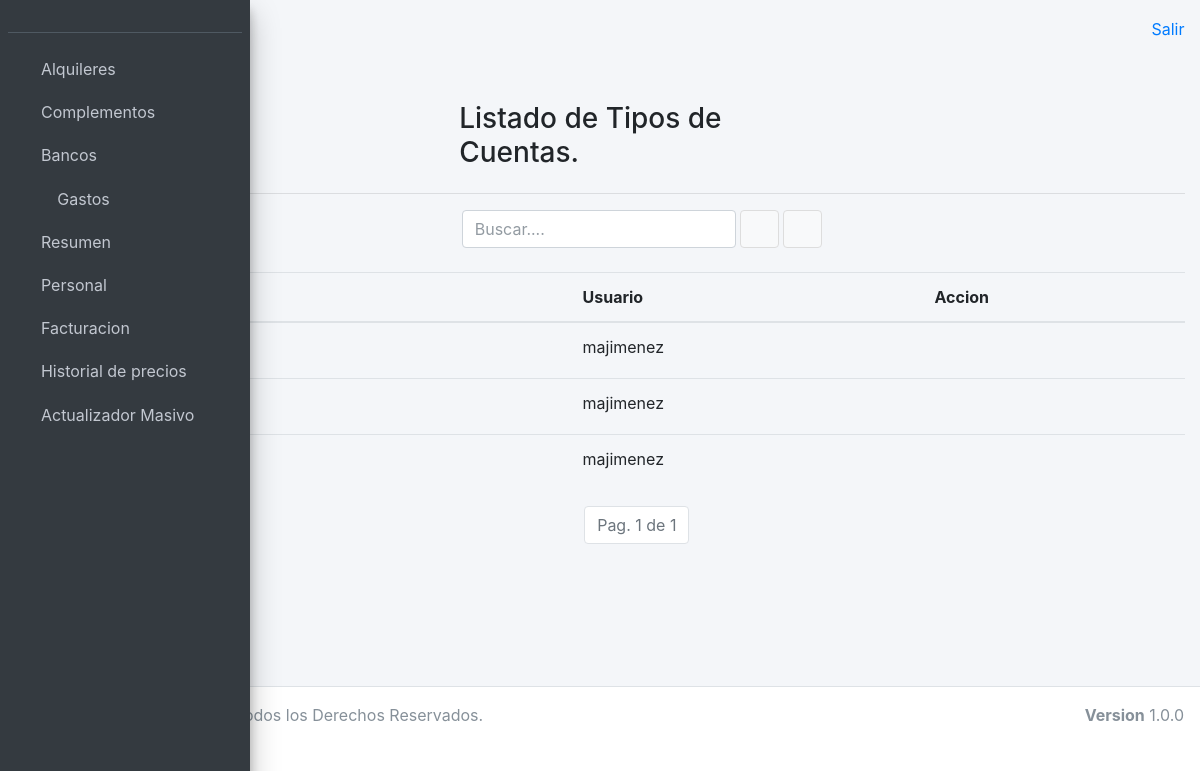
The app's page /pagos/tiposcuentasbancarias/listado/ with its own data.
### pagos/models.py (models this page shows, shortened)
class TipoCuenta(models.Model):
    descripcion = models.CharField(
        max_length=200, unique=True, null=True, blank=True)
    usuario = models.ForeignKey(UserAdm, on_delete=models.CASCADE)
    class Meta:
        verbose_name_plural = "Tipos de Cuenta"

### usuariosadm/models.py (models this page shows)
class UserAdm(AbstractUser):
    observacion = models.TextField(max_length=500, blank=True)

### pagos/views.py (the view)
# urls.py: path('tiposcuentasbancarias/listado/', listadotipocuentabancaria, name='listadotipocuentabancaria'),
def listadotipocuentabancaria(request):
    if "txtBuscar" in request.GET:
        parametro = request.GET.get('txtBuscar')
        tiposcuentasbancarias = TipoCuenta.objects.filter(descripcion__contains=parametro)
    else:
        tiposcuentasbancarias = TipoCuenta.objects.all()
    paginador = Paginator(tiposcuentasbancarias, 20)
    if "page" in request.GET:
        page = request.GET.get('page')
    else:
        page = 1
    resultados = paginador.get_page(page)
    return render(
        request,
        'pagos/tipocuenta_list.html',
        {
            'resultados': resultados
        })

### templates/pagos/tipocuenta_list.html (shortened to what this page needs)
{% extends 'base.html' %}
{% block content %}
    <div class="container">
        <br>
        <div class="row">
            <div class="col-sm-4"></div>
            <div class="col-sm-4">
                <h3> Listado de Tipos de Cuentas. </h3>
            </div>
            <div class="col-sm-4"></div>
        </div>
        <hr>
        <form action="/pagos/tiposcuentasbancarias/listado" method="GET">
            <div class="form-inline">
                <div class="col-8">
                    <input class="form-control" id="txtBuscar" name="txtBuscar" placeholder="Buscar....">
                    <button type="submit" class="btn btn-default" title="Buscar!">
                        <i class="fas fa-search"></i>
                    </button>
                    <button type="button" class="btn btn-default" title="Nuevo Paciente!" onclick="location.href='/pagos/tiposcuentasbancarias/nuevo/'">
                        <i class="fas fa-plus"></i>
                    </button>
                </div>
            </div>
            <br>
            <table class="table table-hover">
                <thead>
                    <tr>
                        <th>Descripcion</th>
                        <th>Usuario</th>
                        <th>Accion</th>
                    </tr>
                </thead>
                <tbody>
                    {% for resultado in resultados %}
                    <tr>
                        <td>{{resultado.descripcion.upper }}</td>
                        <td>{{resultado.usuario}} </td>
                        <td>
                            <button type="button" class="btn btn-link btn-sm" onclick="location.href='/pagos/tiposcuentasbancarias/editar/' + {{ resultado.pk }}">
                                <i class="fas fa-pencil-alt"></i>
                            </button>
                        </td>
                    </tr>
                    {% endfor %}
                </tbody>
            </table>
            <nav aria-label="Page navigation">
                <ul class="pagination justify-content-center">
                    <li class="page-item disabled">
                        <a class="page-link">
                            Pag. {{ resultados.number }} de {{ resultados.paginator.num_pages }}
                        </a>
                    </li>
                </ul>
            </nav>
        </form>
    </div>
{% endblock %}

### records on screen
TipoCuenta: usuario "majimenez"
TipoCuenta: usuario "majimenez"
TipoCuenta: usuario "majimenez"

### other values on screen
{{ resultados.number }} "1"
{{ resultados.paginator.num_pages }} "1"
